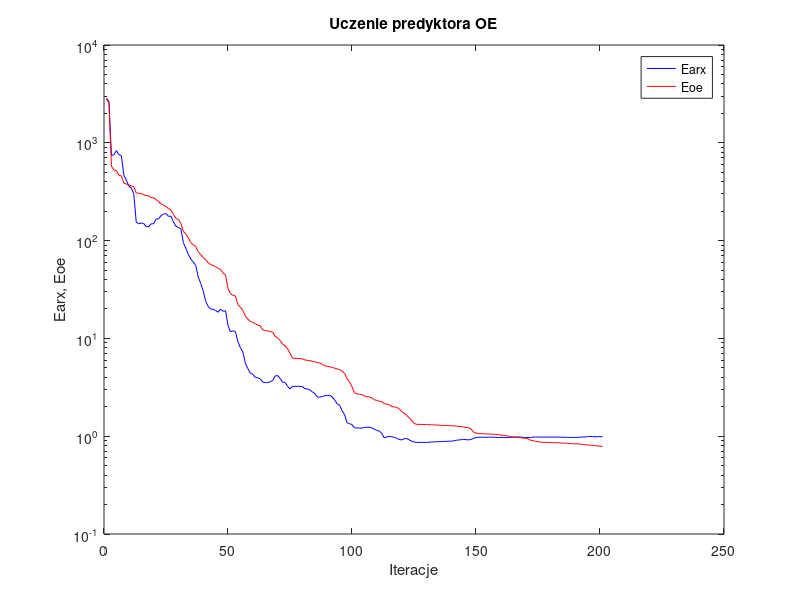
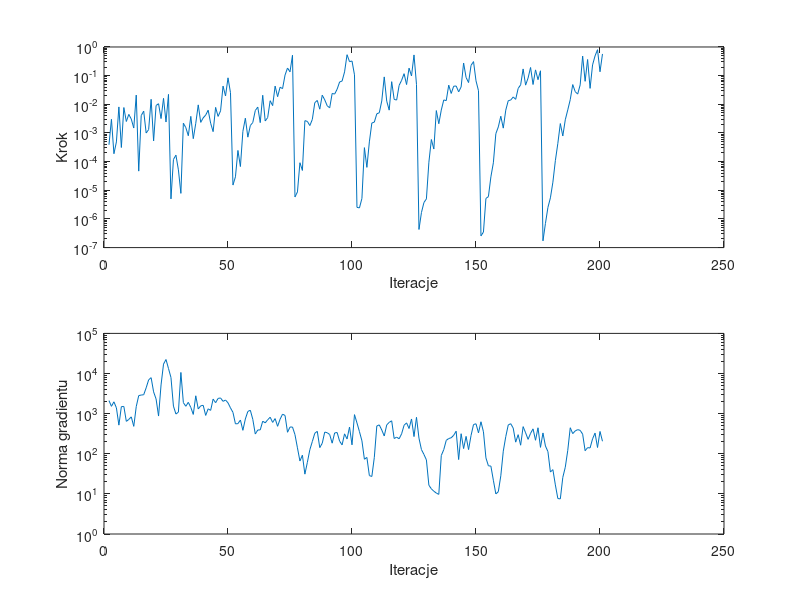

Source code (MATLAB) for these figures, in order:
%uczenie predyktora oe
clear all;
n=0; farx(n+1)=2.868706e+003; foe(n+1)=2.811114e+003; wspucz(n+1)=0.000000e+000; ng(n+1)=0.000000e+000;
%odnowa zmiennej metryki
n=1; farx(n+1)=2.633857e+003; foe(n+1)=2.536428e+003; krok(n+1)=3.870864e-004; ng(n+1)=2.116281e+003;
n=2; farx(n+1)=7.456545e+002; foe(n+1)=5.759916e+002; krok(n+1)=2.998733e-003; ng(n+1)=1.520619e+003;
n=3; farx(n+1)=7.524756e+002; foe(n+1)=5.254514e+002; krok(n+1)=1.885993e-004; ng(n+1)=1.971276e+003;
n=4; farx(n+1)=8.327709e+002; foe(n+1)=5.205826e+002; krok(n+1)=4.863834e-004; ng(n+1)=1.396127e+003;
n=5; farx(n+1)=7.551295e+002; foe(n+1)=4.642142e+002; krok(n+1)=8.101269e-003; ng(n+1)=5.170831e+002;
n=6; farx(n+1)=7.391083e+002; foe(n+1)=4.600728e+002; krok(n+1)=3.109078e-004; ng(n+1)=1.494620e+003;
n=7; farx(n+1)=4.658696e+002; foe(n+1)=3.861066e+002; krok(n+1)=7.712744e-003; ng(n+1)=1.510630e+003;
n=8; farx(n+1)=4.150955e+002; foe(n+1)=3.790658e+002; krok(n+1)=2.510374e-003; ng(n+1)=6.419153e+002;
n=9; farx(n+1)=3.624086e+002; foe(n+1)=3.708759e+002; krok(n+1)=4.445667e-003; ng(n+1)=7.176483e+002;
n=10; farx(n+1)=3.444229e+002; foe(n+1)=3.629815e+002; krok(n+1)=3.049962e-003; ng(n+1)=8.308886e+002;
n=11; farx(n+1)=3.012003e+002; foe(n+1)=3.561132e+002; krok(n+1)=1.486486e-003; ng(n+1)=4.820515e+002;
n=12; farx(n+1)=1.546827e+002; foe(n+1)=3.064963e+002; krok(n+1)=2.097129e-002; ng(n+1)=1.497141e+003;
n=13; farx(n+1)=1.488460e+002; foe(n+1)=3.054618e+002; krok(n+1)=4.661880e-005; ng(n+1)=2.815680e+003;
n=14; farx(n+1)=1.512400e+002; foe(n+1)=3.033353e+002; krok(n+1)=4.042588e-003; ng(n+1)=2.907909e+003;
n=15; farx(n+1)=1.496036e+002; foe(n+1)=2.932288e+002; krok(n+1)=5.770731e-003; ng(n+1)=2.956948e+003;
n=16; farx(n+1)=1.393731e+002; foe(n+1)=2.882949e+002; krok(n+1)=9.975011e-004; ng(n+1)=4.401173e+003;
n=17; farx(n+1)=1.387662e+002; foe(n+1)=2.869154e+002; krok(n+1)=1.310706e-003; ng(n+1)=6.949258e+003;
n=18; farx(n+1)=1.487868e+002; foe(n+1)=2.754153e+002; krok(n+1)=1.495979e-002; ng(n+1)=7.879642e+003;
n=19; farx(n+1)=1.482458e+002; foe(n+1)=2.738678e+002; krok(n+1)=5.277180e-004; ng(n+1)=3.490012e+003;
n=20; farx(n+1)=1.665029e+002; foe(n+1)=2.631308e+002; krok(n+1)=9.093040e-003; ng(n+1)=2.317517e+003;
n=21; farx(n+1)=1.658765e+002; foe(n+1)=2.500551e+002; krok(n+1)=1.048329e-002; ng(n+1)=8.711268e+002;
n=22; farx(n+1)=1.803121e+002; foe(n+1)=2.376940e+002; krok(n+1)=3.176507e-003; ng(n+1)=5.200041e+003;
n=23; farx(n+1)=1.867453e+002; foe(n+1)=2.304411e+002; krok(n+1)=1.615205e-002; ng(n+1)=1.715917e+004;
n=24; farx(n+1)=1.887647e+002; foe(n+1)=2.229128e+002; krok(n+1)=2.409214e-003; ng(n+1)=2.233392e+004;
n=25; farx(n+1)=1.770164e+002; foe(n+1)=2.132745e+002; krok(n+1)=2.219272e-002; ng(n+1)=1.335595e+004;
%odnowa zmiennej metryki
n=26; farx(n+1)=1.776489e+002; foe(n+1)=2.054046e+002; krok(n+1)=5.005977e-006; ng(n+1)=7.957970e+003;
n=27; farx(n+1)=1.550387e+002; foe(n+1)=1.841463e+002; krok(n+1)=1.188992e-004; ng(n+1)=1.539815e+003;
n=28; farx(n+1)=1.405326e+002; foe(n+1)=1.688251e+002; krok(n+1)=1.681794e-004; ng(n+1)=9.770696e+002;
n=29; farx(n+1)=1.365568e+002; foe(n+1)=1.645207e+002; krok(n+1)=5.160787e-005; ng(n+1)=1.093412e+003;
n=30; farx(n+1)=1.317328e+002; foe(n+1)=1.493176e+002; krok(n+1)=7.803699e-006; ng(n+1)=1.062914e+004;
n=31; farx(n+1)=9.534147e+001; foe(n+1)=1.242001e+002; krok(n+1)=2.187783e-003; ng(n+1)=1.880015e+003;
n=32; farx(n+1)=8.333540e+001; foe(n+1)=1.171492e+002; krok(n+1)=1.532691e-003; ng(n+1)=1.525640e+003;
n=33; farx(n+1)=7.246782e+001; foe(n+1)=1.062274e+002; krok(n+1)=8.005402e-004; ng(n+1)=1.913408e+003;
n=34; farx(n+1)=6.466885e+001; foe(n+1)=9.546658e+001; krok(n+1)=3.792794e-003; ng(n+1)=1.429250e+003;
n=35; farx(n+1)=6.041972e+001; foe(n+1)=9.033598e+001; krok(n+1)=6.328553e-004; ng(n+1)=9.559966e+002;
n=36; farx(n+1)=5.563369e+001; foe(n+1)=8.735641e+001; krok(n+1)=2.176076e-003; ng(n+1)=2.784005e+003;
n=37; farx(n+1)=4.247851e+001; foe(n+1)=7.681376e+001; krok(n+1)=9.552064e-003; ng(n+1)=1.310165e+003;
n=38; farx(n+1)=3.648481e+001; foe(n+1)=7.198716e+001; krok(n+1)=2.341941e-003; ng(n+1)=1.564249e+003;
n=39; farx(n+1)=3.047780e+001; foe(n+1)=6.731463e+001; krok(n+1)=3.367365e-003; ng(n+1)=1.612529e+003;
n=40; farx(n+1)=2.396334e+001; foe(n+1)=6.377551e+001; krok(n+1)=4.212063e-003; ng(n+1)=9.028517e+002;
n=41; farx(n+1)=2.125001e+001; foe(n+1)=5.962208e+001; krok(n+1)=6.227174e-003; ng(n+1)=1.318394e+003;
n=42; farx(n+1)=2.000347e+001; foe(n+1)=5.669233e+001; krok(n+1)=2.186130e-003; ng(n+1)=1.206148e+003;
n=43; farx(n+1)=1.978530e+001; foe(n+1)=5.578481e+001; krok(n+1)=1.112427e-003; ng(n+1)=2.302499e+003;
n=44; farx(n+1)=1.931184e+001; foe(n+1)=5.408832e+001; krok(n+1)=7.801084e-003; ng(n+1)=1.872900e+003;
n=45; farx(n+1)=1.852476e+001; foe(n+1)=5.196964e+001; krok(n+1)=3.779179e-003; ng(n+1)=2.394063e+003;
n=46; farx(n+1)=1.996214e+001; foe(n+1)=5.079570e+001; krok(n+1)=5.915528e-003; ng(n+1)=2.460861e+003;
n=47; farx(n+1)=1.894257e+001; foe(n+1)=4.659821e+001; krok(n+1)=4.321748e-002; ng(n+1)=2.023120e+003;
n=48; farx(n+1)=1.915932e+001; foe(n+1)=4.441663e+001; krok(n+1)=1.947831e-002; ng(n+1)=2.182453e+003;
n=49; farx(n+1)=1.353396e+001; foe(n+1)=3.242216e+001; krok(n+1)=8.388517e-002; ng(n+1)=1.859168e+003;
n=50; farx(n+1)=1.165219e+001; foe(n+1)=2.867276e+001; krok(n+1)=2.549876e-002; ng(n+1)=1.389748e+003;
%odnowa zmiennej metryki
n=51; farx(n+1)=1.198415e+001; foe(n+1)=2.758106e+001; krok(n+1)=1.519948e-005; ng(n+1)=1.073016e+003;
n=52; farx(n+1)=1.171954e+001; foe(n+1)=2.713028e+001; krok(n+1)=2.952022e-005; ng(n+1)=5.558986e+002;
n=53; farx(n+1)=9.216818e+000; foe(n+1)=2.208269e+001; krok(n+1)=2.456241e-004; ng(n+1)=5.636859e+002;
n=54; farx(n+1)=8.040658e+000; foe(n+1)=2.085960e+001; krok(n+1)=6.738910e-005; ng(n+1)=6.935790e+002;
n=55; farx(n+1)=7.261028e+000; foe(n+1)=1.933081e+001; krok(n+1)=1.137064e-003; ng(n+1)=3.840170e+002;
n=56; farx(n+1)=5.554835e+000; foe(n+1)=1.693157e+001; krok(n+1)=3.271540e-003; ng(n+1)=7.381648e+002;
n=57; farx(n+1)=4.910868e+000; foe(n+1)=1.577281e+001; krok(n+1)=7.138862e-004; ng(n+1)=1.135200e+003;
n=58; farx(n+1)=4.397565e+000; foe(n+1)=1.487726e+001; krok(n+1)=1.812955e-003; ng(n+1)=1.215138e+003;
n=59; farx(n+1)=4.294608e+000; foe(n+1)=1.459253e+001; krok(n+1)=2.320029e-003; ng(n+1)=7.194917e+002;
n=60; farx(n+1)=3.999727e+000; foe(n+1)=1.418750e+001; krok(n+1)=6.072741e-003; ng(n+1)=3.102805e+002;
n=61; farx(n+1)=3.946584e+000; foe(n+1)=1.366466e+001; krok(n+1)=7.981858e-003; ng(n+1)=3.907234e+002;
n=62; farx(n+1)=3.867014e+000; foe(n+1)=1.346548e+001; krok(n+1)=2.293321e-003; ng(n+1)=3.935363e+002;
n=63; farx(n+1)=3.576231e+000; foe(n+1)=1.223685e+001; krok(n+1)=2.067140e-002; ng(n+1)=6.486513e+002;
n=64; farx(n+1)=3.541787e+000; foe(n+1)=1.202278e+001; krok(n+1)=2.621411e-003; ng(n+1)=5.892829e+002;
n=65; farx(n+1)=3.522773e+000; foe(n+1)=1.190593e+001; krok(n+1)=3.442371e-003; ng(n+1)=7.031015e+002;
n=66; farx(n+1)=3.607796e+000; foe(n+1)=1.172586e+001; krok(n+1)=1.333847e-002; ng(n+1)=8.143439e+002;
n=67; farx(n+1)=3.694627e+000; foe(n+1)=1.162307e+001; krok(n+1)=8.996953e-003; ng(n+1)=6.048901e+002;
n=68; farx(n+1)=4.130788e+000; foe(n+1)=1.049294e+001; krok(n+1)=4.321748e-002; ng(n+1)=7.522437e+002;
n=69; farx(n+1)=4.170162e+000; foe(n+1)=1.009430e+001; krok(n+1)=1.844475e-002; ng(n+1)=4.834247e+002;
n=70; farx(n+1)=3.900877e+000; foe(n+1)=9.529128e+000; krok(n+1)=3.941187e-002; ng(n+1)=7.263714e+002;
n=71; farx(n+1)=3.565859e+000; foe(n+1)=8.774488e+000; krok(n+1)=3.522595e-002; ng(n+1)=9.709762e+002;
n=72; farx(n+1)=3.555922e+000; foe(n+1)=8.378305e+000; krok(n+1)=1.046893e-001; ng(n+1)=9.005352e+002;
n=73; farx(n+1)=3.245655e+000; foe(n+1)=7.841450e+000; krok(n+1)=1.846634e-001; ng(n+1)=3.433881e+002;
n=74; farx(n+1)=3.041961e+000; foe(n+1)=7.040364e+000; krok(n+1)=1.357860e-001; ng(n+1)=4.623796e+002;
n=75; farx(n+1)=3.239135e+000; foe(n+1)=6.283096e+000; krok(n+1)=5.154350e-001; ng(n+1)=4.639417e+002;
%odnowa zmiennej metryki
n=76; farx(n+1)=3.238650e+000; foe(n+1)=6.248870e+000; krok(n+1)=5.834398e-006; ng(n+1)=3.000327e+002;
n=77; farx(n+1)=3.235553e+000; foe(n+1)=6.237121e+000; krok(n+1)=8.756691e-006; ng(n+1)=1.405949e+002;
n=78; farx(n+1)=3.233622e+000; foe(n+1)=6.211134e+000; krok(n+1)=9.153980e-005; ng(n+1)=6.596313e+001;
n=79; farx(n+1)=3.215838e+000; foe(n+1)=6.187223e+000; krok(n+1)=4.916986e-005; ng(n+1)=9.226176e+001;
n=80; farx(n+1)=3.055062e+000; foe(n+1)=6.019531e+000; krok(n+1)=2.684169e-003; ng(n+1)=3.104459e+001;
n=81; farx(n+1)=3.044863e+000; foe(n+1)=5.968424e+000; krok(n+1)=2.531421e-003; ng(n+1)=6.111679e+001;
n=82; farx(n+1)=2.977204e+000; foe(n+1)=5.914558e+000; krok(n+1)=1.810600e-003; ng(n+1)=1.261477e+002;
n=83; farx(n+1)=2.847110e+000; foe(n+1)=5.843723e+000; krok(n+1)=2.962391e-003; ng(n+1)=2.016405e+002;
n=84; farx(n+1)=2.719540e+000; foe(n+1)=5.770489e+000; krok(n+1)=1.142218e-002; ng(n+1)=3.248872e+002;
n=85; farx(n+1)=2.522063e+000; foe(n+1)=5.655530e+000; krok(n+1)=1.363659e-002; ng(n+1)=3.622275e+002;
n=86; farx(n+1)=2.506684e+000; foe(n+1)=5.607996e+000; krok(n+1)=6.757425e-003; ng(n+1)=1.424311e+002;
n=87; farx(n+1)=2.546848e+000; foe(n+1)=5.408981e+000; krok(n+1)=2.083339e-002; ng(n+1)=1.823473e+002;
n=88; farx(n+1)=2.588450e+000; foe(n+1)=5.240124e+000; krok(n+1)=1.432529e-002; ng(n+1)=3.468926e+002;
n=89; farx(n+1)=2.614241e+000; foe(n+1)=5.187589e+000; krok(n+1)=8.899418e-003; ng(n+1)=3.344651e+002;
n=90; farx(n+1)=2.623141e+000; foe(n+1)=5.132530e+000; krok(n+1)=7.525650e-003; ng(n+1)=3.017456e+002;
n=91; farx(n+1)=2.514133e+000; foe(n+1)=5.052171e+000; krok(n+1)=2.392360e-002; ng(n+1)=1.835942e+002;
n=92; farx(n+1)=2.356506e+000; foe(n+1)=4.960553e+000; krok(n+1)=2.272818e-002; ng(n+1)=3.301080e+002;
n=93; farx(n+1)=2.142839e+000; foe(n+1)=4.868186e+000; krok(n+1)=3.360874e-002; ng(n+1)=3.391510e+002;
n=94; farx(n+1)=2.078950e+000; foe(n+1)=4.799506e+000; krok(n+1)=6.013604e-002; ng(n+1)=2.066369e+002;
n=95; farx(n+1)=1.824166e+000; foe(n+1)=4.646742e+000; krok(n+1)=6.474159e-002; ng(n+1)=1.662701e+002;
n=96; farx(n+1)=1.659645e+000; foe(n+1)=4.385025e+000; krok(n+1)=1.350958e-001; ng(n+1)=3.137292e+002;
n=97; farx(n+1)=1.373910e+000; foe(n+1)=3.893156e+000; krok(n+1)=5.377399e-001; ng(n+1)=2.333828e+002;
n=98; farx(n+1)=1.344239e+000; foe(n+1)=3.580346e+000; krok(n+1)=3.075863e-001; ng(n+1)=4.628277e+002;
n=99; farx(n+1)=1.314478e+000; foe(n+1)=3.205647e+000; krok(n+1)=3.240219e-001; ng(n+1)=1.668469e+002;
n=100; farx(n+1)=1.216995e+000; foe(n+1)=2.767815e+000; krok(n+1)=1.067078e-001; ng(n+1)=9.446847e+002;
%odnowa zmiennej metryki
n=101; farx(n+1)=1.214235e+000; foe(n+1)=2.706673e+000; krok(n+1)=2.537287e-006; ng(n+1)=5.884324e+002;
n=102; farx(n+1)=1.211768e+000; foe(n+1)=2.685245e+000; krok(n+1)=2.426701e-006; ng(n+1)=3.563449e+002;
n=103; farx(n+1)=1.210831e+000; foe(n+1)=2.671470e+000; krok(n+1)=5.201888e-006; ng(n+1)=2.101733e+002;
n=104; farx(n+1)=1.228194e+000; foe(n+1)=2.566832e+000; krok(n+1)=3.072763e-004; ng(n+1)=7.299762e+001;
n=105; farx(n+1)=1.234931e+000; foe(n+1)=2.535616e+000; krok(n+1)=6.307208e-005; ng(n+1)=8.110860e+001;
n=106; farx(n+1)=1.238369e+000; foe(n+1)=2.523859e+000; krok(n+1)=4.884852e-004; ng(n+1)=2.859116e+001;
n=107; farx(n+1)=1.216184e+000; foe(n+1)=2.460435e+000; krok(n+1)=2.224854e-003; ng(n+1)=2.716177e+001;
n=108; farx(n+1)=1.180231e+000; foe(n+1)=2.360974e+000; krok(n+1)=2.388829e-003; ng(n+1)=8.138172e+001;
n=109; farx(n+1)=1.147392e+000; foe(n+1)=2.325005e+000; krok(n+1)=4.664313e-003; ng(n+1)=4.931231e+002;
n=110; farx(n+1)=1.128378e+000; foe(n+1)=2.274950e+000; krok(n+1)=5.060913e-003; ng(n+1)=5.239059e+002;
n=111; farx(n+1)=1.069736e+000; foe(n+1)=2.252615e+000; krok(n+1)=1.308616e-002; ng(n+1)=3.912604e+002;
n=112; farx(n+1)=9.589475e-001; foe(n+1)=2.161886e+000; krok(n+1)=9.035956e-002; ng(n+1)=2.774201e+002;
n=113; farx(n+1)=9.828352e-001; foe(n+1)=2.123352e+000; krok(n+1)=1.289397e-002; ng(n+1)=5.231732e+002;
n=114; farx(n+1)=9.976500e-001; foe(n+1)=2.101262e+000; krok(n+1)=6.256921e-003; ng(n+1)=6.056630e+002;
n=115; farx(n+1)=9.854307e-001; foe(n+1)=2.009295e+000; krok(n+1)=6.163468e-002; ng(n+1)=6.629307e+002;
n=116; farx(n+1)=9.762390e-001; foe(n+1)=1.993958e+000; krok(n+1)=1.483652e-002; ng(n+1)=2.397175e+002;
n=117; farx(n+1)=9.527059e-001; foe(n+1)=1.971374e+000; krok(n+1)=1.406421e-002; ng(n+1)=2.595003e+002;
n=118; farx(n+1)=9.279810e-001; foe(n+1)=1.910258e+000; krok(n+1)=4.568872e-002; ng(n+1)=2.363214e+002;
n=119; farx(n+1)=9.160014e-001; foe(n+1)=1.786709e+000; krok(n+1)=6.864555e-002; ng(n+1)=3.137253e+002;
n=120; farx(n+1)=9.392823e-001; foe(n+1)=1.719849e+000; krok(n+1)=1.170340e-001; ng(n+1)=5.137479e+002;
n=121; farx(n+1)=9.478962e-001; foe(n+1)=1.634932e+000; krok(n+1)=4.879939e-002; ng(n+1)=5.889970e+002;
n=122; farx(n+1)=9.200484e-001; foe(n+1)=1.548570e+000; krok(n+1)=1.827549e-001; ng(n+1)=4.257492e+002;
n=123; farx(n+1)=8.906551e-001; foe(n+1)=1.450174e+000; krok(n+1)=9.760941e-002; ng(n+1)=7.359687e+002;
n=124; farx(n+1)=8.716796e-001; foe(n+1)=1.351522e+000; krok(n+1)=5.281352e-001; ng(n+1)=2.680852e+002;
n=125; farx(n+1)=8.647435e-001; foe(n+1)=1.322752e+000; krok(n+1)=4.953895e-002; ng(n+1)=8.098165e+002;
%odnowa zmiennej metryki
n=126; farx(n+1)=8.646925e-001; foe(n+1)=1.320955e+000; krok(n+1)=4.288556e-007; ng(n+1)=2.447623e+002;
n=127; farx(n+1)=8.644990e-001; foe(n+1)=1.319094e+000; krok(n+1)=1.669003e-006; ng(n+1)=1.270681e+002;
n=128; farx(n+1)=8.644563e-001; foe(n+1)=1.316552e+000; krok(n+1)=3.735477e-006; ng(n+1)=9.630065e+001;
n=129; farx(n+1)=8.646244e-001; foe(n+1)=1.314899e+000; krok(n+1)=5.005977e-006; ng(n+1)=7.037632e+001;
n=130; farx(n+1)=8.656069e-001; foe(n+1)=1.313032e+000; krok(n+1)=9.532169e-005; ng(n+1)=1.641329e+001;
n=131; farx(n+1)=8.729218e-001; foe(n+1)=1.306470e+000; krok(n+1)=5.904631e-004; ng(n+1)=1.336693e+001;
n=132; farx(n+1)=8.739994e-001; foe(n+1)=1.304717e+000; krok(n+1)=2.749912e-004; ng(n+1)=1.165369e+001;
n=133; farx(n+1)=8.764607e-001; foe(n+1)=1.302315e+000; krok(n+1)=6.042575e-003; ng(n+1)=1.048682e+001;
n=134; farx(n+1)=8.808006e-001; foe(n+1)=1.295684e+000; krok(n+1)=2.100547e-003; ng(n+1)=9.720031e+000;
n=135; farx(n+1)=8.794244e-001; foe(n+1)=1.292948e+000; krok(n+1)=6.293742e-003; ng(n+1)=9.047207e+001;
n=136; farx(n+1)=8.859493e-001; foe(n+1)=1.289305e+000; krok(n+1)=1.420161e-002; ng(n+1)=1.265823e+002;
n=137; farx(n+1)=8.852779e-001; foe(n+1)=1.286364e+000; krok(n+1)=1.339882e-002; ng(n+1)=2.157823e+002;
n=138; farx(n+1)=8.891092e-001; foe(n+1)=1.282246e+000; krok(n+1)=4.663645e-002; ng(n+1)=2.396020e+002;
n=139; farx(n+1)=8.909930e-001; foe(n+1)=1.280278e+000; krok(n+1)=2.392889e-002; ng(n+1)=2.504199e+002;
n=140; farx(n+1)=8.959532e-001; foe(n+1)=1.276424e+000; krok(n+1)=4.277073e-002; ng(n+1)=2.887964e+002;
n=141; farx(n+1)=9.084794e-001; foe(n+1)=1.266894e+000; krok(n+1)=4.346837e-002; ng(n+1)=3.649406e+002;
n=142; farx(n+1)=9.153752e-001; foe(n+1)=1.261816e+000; krok(n+1)=2.727640e-002; ng(n+1)=7.172478e+001;
n=143; farx(n+1)=9.204234e-001; foe(n+1)=1.256803e+000; krok(n+1)=4.034388e-002; ng(n+1)=3.158682e+002;
n=144; farx(n+1)=9.288951e-001; foe(n+1)=1.240583e+000; krok(n+1)=2.760258e-001; ng(n+1)=1.347338e+002;
n=145; farx(n+1)=9.208211e-001; foe(n+1)=1.230566e+000; krok(n+1)=8.643496e-002; ng(n+1)=2.711341e+002;
n=146; farx(n+1)=9.178126e-001; foe(n+1)=1.224395e+000; krok(n+1)=5.737813e-002; ng(n+1)=1.270509e+002;
n=147; farx(n+1)=9.279938e-001; foe(n+1)=1.182802e+000; krok(n+1)=2.283902e-001; ng(n+1)=2.854432e+002;
n=148; farx(n+1)=9.506114e-001; foe(n+1)=1.105067e+000; krok(n+1)=3.091015e-001; ng(n+1)=5.350779e+002;
n=149; farx(n+1)=9.697682e-001; foe(n+1)=1.075808e+000; krok(n+1)=6.601690e-002; ng(n+1)=5.586210e+002;
n=150; farx(n+1)=9.759863e-001; foe(n+1)=1.067179e+000; krok(n+1)=2.977641e-002; ng(n+1)=3.319450e+002;
%odnowa zmiennej metryki
n=151; farx(n+1)=9.760489e-001; foe(n+1)=1.060935e+000; krok(n+1)=2.558361e-007; ng(n+1)=6.271399e+002;
n=152; farx(n+1)=9.761249e-001; foe(n+1)=1.057502e+000; krok(n+1)=3.486855e-007; ng(n+1)=3.530567e+002;
n=153; farx(n+1)=9.762454e-001; foe(n+1)=1.055214e+000; krok(n+1)=5.201888e-006; ng(n+1)=7.894873e+001;
n=154; farx(n+1)=9.762479e-001; foe(n+1)=1.053956e+000; krok(n+1)=5.990602e-006; ng(n+1)=5.009727e+001;
n=155; farx(n+1)=9.770076e-001; foe(n+1)=1.049203e+000; krok(n+1)=2.941717e-005; ng(n+1)=4.924634e+001;
n=156; farx(n+1)=9.775992e-001; foe(n+1)=1.046414e+000; krok(n+1)=9.108681e-005; ng(n+1)=2.185648e+001;
n=157; farx(n+1)=9.754877e-001; foe(n+1)=1.042390e+000; krok(n+1)=9.458427e-004; ng(n+1)=9.972294e+000;
n=158; farx(n+1)=9.688367e-001; foe(n+1)=1.035225e+000; krok(n+1)=1.626565e-003; ng(n+1)=1.134196e+001;
n=159; farx(n+1)=9.716279e-001; foe(n+1)=1.026306e+000; krok(n+1)=3.840117e-003; ng(n+1)=2.821038e+001;
n=160; farx(n+1)=9.723798e-001; foe(n+1)=1.019884e+000; krok(n+1)=1.473654e-003; ng(n+1)=1.160967e+002;
n=161; farx(n+1)=9.666334e-001; foe(n+1)=1.010625e+000; krok(n+1)=6.255325e-003; ng(n+1)=2.669594e+002;
n=162; farx(n+1)=9.694725e-001; foe(n+1)=1.004601e+000; krok(n+1)=1.336226e-002; ng(n+1)=5.222028e+002;
n=163; farx(n+1)=9.723859e-001; foe(n+1)=9.903127e-001; krok(n+1)=1.406421e-002; ng(n+1)=5.612355e+002;
n=164; farx(n+1)=9.774150e-001; foe(n+1)=9.821150e-001; krok(n+1)=1.803262e-002; ng(n+1)=4.365145e+002;
n=165; farx(n+1)=9.827993e-001; foe(n+1)=9.758110e-001; krok(n+1)=1.488820e-002; ng(n+1)=1.946620e+002;
n=166; farx(n+1)=9.819216e-001; foe(n+1)=9.708085e-001; krok(n+1)=3.586741e-002; ng(n+1)=2.990620e+002;
n=167; farx(n+1)=9.809088e-001; foe(n+1)=9.658926e-001; krok(n+1)=4.784719e-002; ng(n+1)=1.632434e+002;
n=168; farx(n+1)=9.739274e-001; foe(n+1)=9.557409e-001; krok(n+1)=1.714306e-001; ng(n+1)=4.745034e+002;
n=169; farx(n+1)=9.693670e-001; foe(n+1)=9.515641e-001; krok(n+1)=4.663645e-002; ng(n+1)=3.331873e+002;
n=170; farx(n+1)=9.723234e-001; foe(n+1)=9.417750e-001; krok(n+1)=8.268560e-002; ng(n+1)=2.286409e+002;
n=171; farx(n+1)=9.695780e-001; foe(n+1)=9.089977e-001; krok(n+1)=1.927395e-001; ng(n+1)=3.225137e+002;
n=172; farx(n+1)=9.778482e-001; foe(n+1)=9.000999e-001; krok(n+1)=4.904612e-002; ng(n+1)=4.174370e+002;
n=173; farx(n+1)=9.822659e-001; foe(n+1)=8.850767e-001; krok(n+1)=1.588583e-001; ng(n+1)=2.170758e+002;
n=174; farx(n+1)=9.792960e-001; foe(n+1)=8.772326e-001; krok(n+1)=7.224169e-002; ng(n+1)=4.443974e+002;
n=175; farx(n+1)=9.788868e-001; foe(n+1)=8.684579e-001; krok(n+1)=1.479692e-001; ng(n+1)=1.442130e+002;
%odnowa zmiennej metryki
n=176; farx(n+1)=9.788978e-001; foe(n+1)=8.670264e-001; krok(n+1)=1.717580e-007; ng(n+1)=3.305973e+002;
n=177; farx(n+1)=9.789307e-001; foe(n+1)=8.657814e-001; krok(n+1)=6.976351e-007; ng(n+1)=1.560857e+002;
n=178; farx(n+1)=9.789173e-001; foe(n+1)=8.625874e-001; krok(n+1)=2.522207e-006; ng(n+1)=1.133732e+002;
n=179; farx(n+1)=9.789879e-001; foe(n+1)=8.621281e-001; krok(n+1)=5.445135e-006; ng(n+1)=3.502801e+001;
n=180; farx(n+1)=9.792229e-001; foe(n+1)=8.597386e-001; krok(n+1)=1.915690e-005; ng(n+1)=4.026158e+001;
n=181; farx(n+1)=9.794652e-001; foe(n+1)=8.581919e-001; krok(n+1)=1.081387e-004; ng(n+1)=1.673856e+001;
n=182; farx(n+1)=9.788311e-001; foe(n+1)=8.569936e-001; krok(n+1)=4.343961e-004; ng(n+1)=7.656877e+000;
n=183; farx(n+1)=9.779733e-001; foe(n+1)=8.527370e-001; krok(n+1)=2.129131e-003; ng(n+1)=7.500613e+000;
n=184; farx(n+1)=9.768464e-001; foe(n+1)=8.513876e-001; krok(n+1)=7.841746e-004; ng(n+1)=2.577503e+001;
n=185; farx(n+1)=9.733924e-001; foe(n+1)=8.495282e-001; krok(n+1)=2.883948e-003; ng(n+1)=4.615802e+001;
n=186; farx(n+1)=9.740039e-001; foe(n+1)=8.455133e-001; krok(n+1)=6.374691e-003; ng(n+1)=1.217158e+002;
n=187; farx(n+1)=9.693786e-001; foe(n+1)=8.407094e-001; krok(n+1)=1.450364e-002; ng(n+1)=4.454131e+002;
n=188; farx(n+1)=9.732460e-001; foe(n+1)=8.370218e-001; krok(n+1)=4.879939e-002; ng(n+1)=3.177943e+002;
n=189; farx(n+1)=9.716499e-001; foe(n+1)=8.356879e-001; krok(n+1)=2.768352e-002; ng(n+1)=3.700586e+002;
n=190; farx(n+1)=9.733583e-001; foe(n+1)=8.343630e-001; krok(n+1)=2.272397e-002; ng(n+1)=3.992738e+002;
n=191; farx(n+1)=9.753870e-001; foe(n+1)=8.303687e-001; krok(n+1)=4.757597e-002; ng(n+1)=3.835973e+002;
n=192; farx(n+1)=9.822258e-001; foe(n+1)=8.217273e-001; krok(n+1)=4.811170e-001; ng(n+1)=3.081957e+002;
n=193; farx(n+1)=9.803392e-001; foe(n+1)=8.195645e-001; krok(n+1)=6.345766e-002; ng(n+1)=1.190588e+002;
n=194; farx(n+1)=9.918369e-001; foe(n+1)=8.127442e-001; krok(n+1)=3.655615e-001; ng(n+1)=1.420926e+002;
n=195; farx(n+1)=9.957734e-001; foe(n+1)=8.108133e-001; krok(n+1)=3.595477e-002; ng(n+1)=1.396416e+002;
n=196; farx(n+1)=9.916142e-001; foe(n+1)=8.069660e-001; krok(n+1)=2.367770e-001; ng(n+1)=2.352670e+002;
n=197; farx(n+1)=9.857711e-001; foe(n+1)=8.009510e-001; krok(n+1)=4.884576e-001; ng(n+1)=3.279697e+002;
n=198; farx(n+1)=9.882127e-001; foe(n+1)=7.935880e-001; krok(n+1)=8.043035e-001; ng(n+1)=1.431649e+002;
n=199; farx(n+1)=9.899542e-001; foe(n+1)=7.907269e-001; krok(n+1)=1.365450e-001; ng(n+1)=3.596716e+002;
n=200; farx(n+1)=9.900307e-001; foe(n+1)=7.845284e-001; krok(n+1)=5.714050e-001; ng(n+1)=2.048539e+002;

figure; semilogy(farx,'b'); hold on; semilogy(foe,'r'); xlabel('Iteracje'); ylabel('Earx, Eoe'); legend('Earx','Eoe'); title('Uczenie predyktora OE');
figure; subplot(2,1,1); semilogy(krok); xlabel('Iteracje'); ylabel('Krok');
subplot(2,1,2); semilogy(ng); xlabel('Iteracje'); ylabel('Norma gradientu');
Earx=farx(n+1)
Eoe=foe(n+1)
